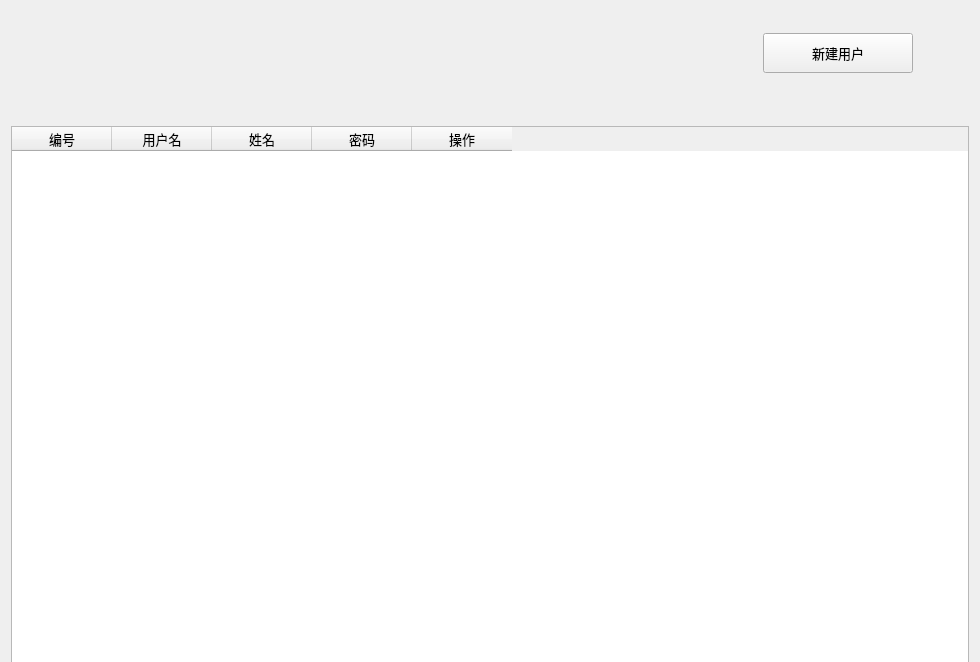
<?xml version="1.0" encoding="UTF-8"?>
<ui version="4.0">
 <class>Form</class>
 <widget class="QWidget" name="Form">
  <property name="geometry">
   <rect>
    <x>0</x>
    <y>0</y>
    <width>980</width>
    <height>662</height>
   </rect>
  </property>
  <property name="windowTitle">
   <string>Form</string>
  </property>
  <layout class="QVBoxLayout" name="verticalLayout">
   <item>
    <layout class="QVBoxLayout" name="verticalLayout_2">
     <item>
      <layout class="QHBoxLayout" name="horizontalLayout">
       <item>
        <spacer name="horizontalSpacer">
         <property name="orientation">
          <enum>Qt::Horizontal</enum>
         </property>
         <property name="sizeHint" stdset="0">
          <size>
           <width>40</width>
           <height>20</height>
          </size>
         </property>
        </spacer>
       </item>
       <item>
        <widget class="QPushButton" name="pushButton_4">
         <property name="minimumSize">
          <size>
           <width>150</width>
           <height>40</height>
          </size>
         </property>
         <property name="font">
          <font>
           <family>微软雅黑</family>
           <pointsize>10</pointsize>
          </font>
         </property>
         <property name="text">
          <string>新建用户</string>
         </property>
        </widget>
       </item>
       <item>
        <widget class="QLabel" name="label">
         <property name="minimumSize">
          <size>
           <width>50</width>
           <height>0</height>
          </size>
         </property>
         <property name="text">
          <string/>
         </property>
        </widget>
       </item>
      </layout>
     </item>
     <item>
      <widget class="QTableWidget" name="tableWidget">
       <property name="minimumSize">
        <size>
         <width>600</width>
         <height>550</height>
        </size>
       </property>
       <property name="maximumSize">
        <size>
         <width>16777215</width>
         <height>500</height>
        </size>
       </property>
       <property name="font">
        <font>
         <family>微软雅黑</family>
         <pointsize>10</pointsize>
        </font>
       </property>
       <property name="sizeAdjustPolicy">
        <enum>QAbstractScrollArea::AdjustToContents</enum>
       </property>
       <property name="selectionMode">
        <enum>QAbstractItemView::SingleSelection</enum>
       </property>
       <property name="selectionBehavior">
        <enum>QAbstractItemView::SelectRows</enum>
       </property>
       <column>
        <property name="text">
         <string>编号</string>
        </property>
        <property name="font">
         <font>
          <family>微软雅黑</family>
          <pointsize>10</pointsize>
         </font>
        </property>
        <property name="textAlignment">
         <set>AlignCenter</set>
        </property>
       </column>
       <column>
        <property name="text">
         <string>用户名</string>
        </property>
        <property name="font">
         <font>
          <family>微软雅黑</family>
          <pointsize>10</pointsize>
         </font>
        </property>
        <property name="textAlignment">
         <set>AlignCenter</set>
        </property>
       </column>
       <column>
        <property name="text">
         <string>姓名</string>
        </property>
        <property name="font">
         <font>
          <family>微软雅黑</family>
          <pointsize>10</pointsize>
         </font>
        </property>
        <property name="textAlignment">
         <set>AlignCenter</set>
        </property>
       </column>
       <column>
        <property name="text">
         <string>密码</string>
        </property>
        <property name="font">
         <font>
          <family>微软雅黑</family>
          <pointsize>10</pointsize>
         </font>
        </property>
        <property name="textAlignment">
         <set>AlignCenter</set>
        </property>
       </column>
       <column>
        <property name="text">
         <string>操作</string>
        </property>
        <property name="font">
         <font>
          <family>微软雅黑</family>
          <pointsize>10</pointsize>
         </font>
        </property>
        <property name="textAlignment">
         <set>AlignCenter</set>
        </property>
       </column>
      </widget>
     </item>
    </layout>
   </item>
  </layout>
 </widget>
 <resources/>
 <connections/>
</ui>
